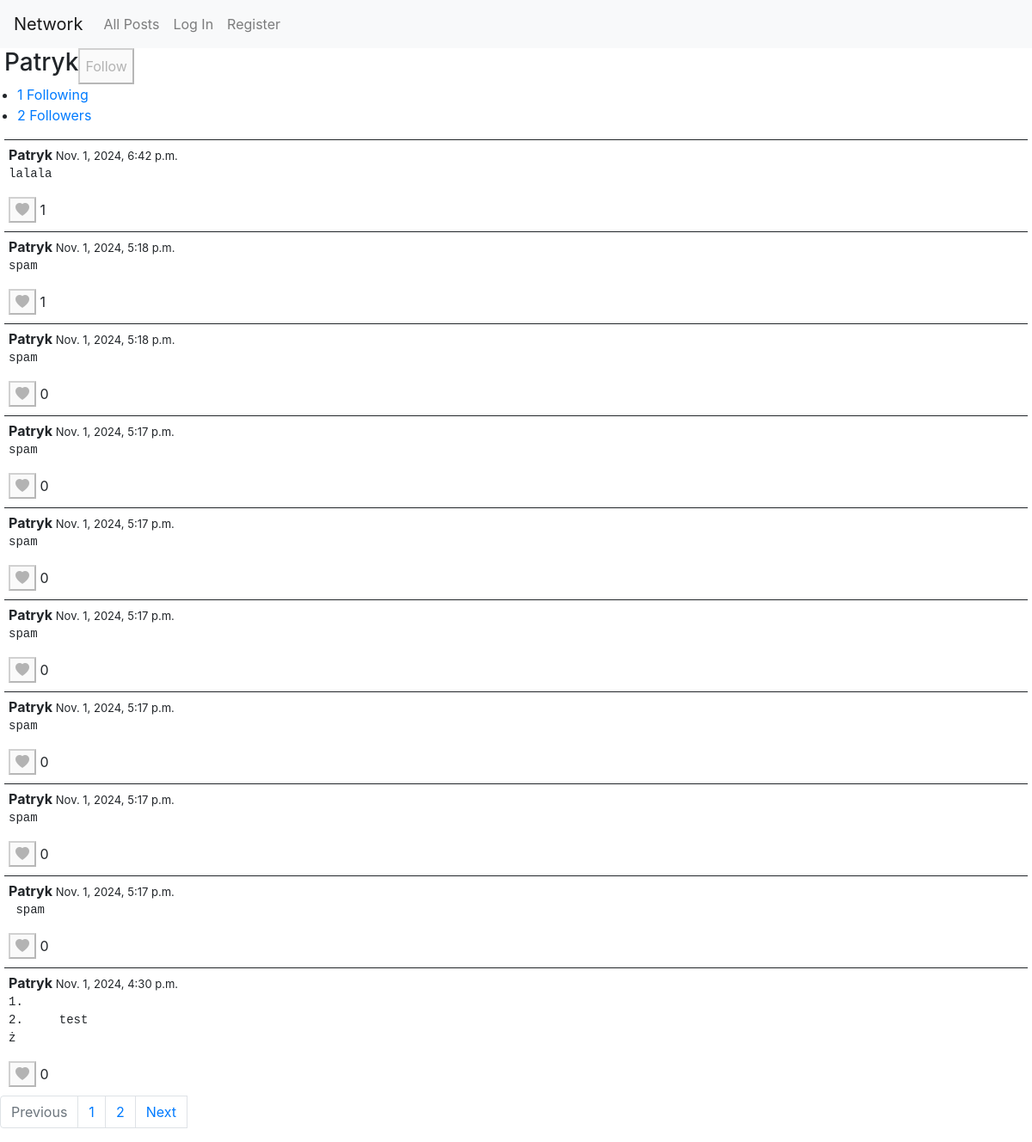
The page /user/1/ on the database its author committed.
### network/models.py (models this page shows, shortened)
class User(AbstractUser):
    following = models.ManyToManyField("self", symmetrical=False, related_name="followers")

class Post(models.Model):
    user = models.ForeignKey(User, on_delete=models.CASCADE, related_name="posts")
    body = models.TextField(blank=True)
    timestamp = models.DateTimeField(auto_now_add=True)
    likes = models.ManyToManyField(User, blank=True, related_name="liked_posts")

### network/views.py (the view)
# urls.py: path("user/<int:id>/", views.user_profile, name="user_profile"),
def user_profile(request, id):
    owner = User.objects.get(pk=id)
    posts = Post.objects.filter(user=owner).order_by("-timestamp")
    paginator, page = paginate_queryset(request, posts)
    if request.user.is_authenticated:
        is_following = request.user.following.filter(pk=owner.id).exists()
        return render(request, "network/profile.html",{
            "paginator": paginator,
            "owner": owner,
            "page_data": page,
            "is_following": is_following
            })
    else:
        return render(request, "network/profile.html",{
            "paginator": paginator,
            "owner": owner,
            "page_data": page
            })

### network/utils.py (called while the page is built)
def paginate_queryset(request, queryset, per_page=10):
    paginator = Paginator(queryset, per_page)
    page_number = request.GET.get("page")
    page = paginator.get_page(page_number)
    return paginator, page

### network/templates/network/profile.html (shortened to what this page needs)
{% extends "network/layout.html" %}
{% load static %}
{% block body %}
<div class="profile">
    <div class=profile-info>
        <h3 class="username"> {{owner}} </h3>
        {% if user.is_authenticated and user.id != owner.id%}
            <button class="btn btn-outline-primary btn-sm" id="follow" data-user-id={{owner.id}}>
                {% if is_following %} Unfollow {% else %} Follow {% endif %}
            </button>
        {% elif not user.is_authenticated %}
            <button disabled data-tooltip="You must be logged in"> Follow </button>
        {% endif %}
    </div>
    <ul class="follow-info">
        <li><a href="{% url 'following' owner.id %}"> {{owner.following.count}} Following </a></li>
        <li><a id="followers" href="{% url 'followers' owner.id %}">{{owner.followers.count}} Followers </a> </li>
    </ul>
</div>
<div class="feed">
    {% for post in page_data%}
    <div class="post" data-post-id="{{ post.id }}">
        <div>
            <b> {{owner}} </b>
            <span class="timestamp"> {{post.timestamp}} </span>
        </div>
        <pre class="post-body" >{{post.body}}</pre>
        {% if user.is_authenticated %}
            {% if user in post.likes.all %}
                <button class="like-btn" data-post-id="{{ post.id }}"><i class="bi bi-heart-fill"></i></button>
            {% else %}
                <button class="like-btn" data-post-id="{{ post.id }}"><i class="bi bi-heart"></i></button>
            {% endif %}
        {% else %}
            <button id="like-btn-disabled" class="like-btn" disabled data-tooltip="You must be logged in"><i class="bi bi-heart-fill"></i></button>
        {% endif %}
    <span class="like-count" data-post-id="{{ post.id }}">{{ post.likes.count }}</span>
    </div>
    {% endfor %}
</div>
<ul class="pagination">
    {% if page_data.has_previous %}
        <a class="page-link" href="/user/{{owner.id}}/?page={{page_data.previous_page_number}}">Previous</a>
    {% else %}
    <li class="page-item disabled">
        <a class="page-link" tabindex="-1">Previous</a>
    </li>
    {% endif %}
    {% for page in paginator.page_range %}
        <li class="page-item"><a class="page-link" href="/user/{{owner.id}}/?page={{page}}">{{page}}</a></li>
    {% endfor %}
    {% if page_data.has_next %}
        <a class="page-link" id="next-page" href="/user/{{owner.id}}/?page={{page_data.next_page_number}}">Next</a>
    {% else %}
        <li class="page-item disabled">
            <a class="page-link" >Next</a>
        </li>
    {% endif %}
</ul>
{% endblock %}

### network/static/network/styles.css (style rules this page uses)
button:disabled { position:relative; }
button:disabled::after { content:attr(data-tooltip); position: absolute; left: 120%; bottom: 10%; text-wrap:nowrap; border: 1px solid; border-radius: 10px; padding: 2px; background-color:rgb(236, 236, 118); opacity: 0; transition: opacity 0.8s; visibility: hidden; font-size: small; }
.post { border-top: 1px solid; padding: 5px; margin: 5px }
.profile { margin-left: 5px; }
.profile-info { display: flex; }
.follow-info { margin-left: -25px }
.timestamp { font-size: small; }

### rows shown on the page
User: username "Patryk", following.count "1", followers.count "2"
Post: timestamp "Nov. 1, 2024, 6:42 p.m.", body "lalala", likes.count "1"
Post: timestamp "Nov. 1, 2024, 5:18 p.m.", body "spam", likes.count "1"
Post: timestamp "Nov. 1, 2024, 5:18 p.m.", body "spam", likes.count "0"
Post: timestamp "Nov. 1, 2024, 5:17 p.m.", body "spam", likes.count "0"
Post: timestamp "Nov. 1, 2024, 5:17 p.m.", body "spam", likes.count "0"
Post: timestamp "Nov. 1, 2024, 5:17 p.m.", body "spam", likes.count "0"
Post: timestamp "Nov. 1, 2024, 5:17 p.m.", body "spam", likes.count "0"
Post: timestamp "Nov. 1, 2024, 5:17 p.m.", body "spam", likes.count "0"
Post: timestamp "Nov. 1, 2024, 5:17 p.m.", body "spam", likes.count "0"
Post: timestamp "Nov. 1, 2024, 4:30 p.m.", body "1. 2. test ż", likes.count "0"

### other values the page prints
{{ page }} "1" "2"
